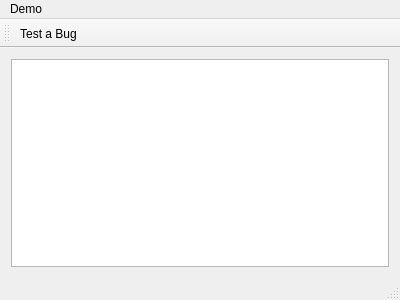
<?xml version="1.0" encoding="UTF-8"?>
<ui version="4.0">
 <class>MainWindow</class>
 <widget class="QMainWindow" name="MainWindow">
  <property name="geometry">
   <rect>
    <x>0</x>
    <y>0</y>
    <width>400</width>
    <height>300</height>
   </rect>
  </property>
  <property name="windowTitle">
   <string>MainWindow</string>
  </property>
  <widget class="QWidget" name="centralWidget">
   <layout class="QVBoxLayout" name="verticalLayout">
    <item>
     <widget class="QListWidget" name="listWidget"/>
    </item>
   </layout>
  </widget>
  <widget class="QMenuBar" name="menuBar">
   <property name="geometry">
    <rect>
     <x>0</x>
     <y>0</y>
     <width>400</width>
     <height>21</height>
    </rect>
   </property>
   <widget class="QMenu" name="menuDemo">
    <property name="title">
     <string>Demo</string>
    </property>
    <addaction name="actionTest"/>
   </widget>
   <addaction name="menuDemo"/>
  </widget>
  <widget class="QToolBar" name="mainToolBar">
   <attribute name="toolBarArea">
    <enum>TopToolBarArea</enum>
   </attribute>
   <attribute name="toolBarBreak">
    <bool>false</bool>
   </attribute>
   <addaction name="actionTest"/>
  </widget>
  <widget class="QStatusBar" name="statusBar"/>
  <action name="actionTest">
   <property name="text">
    <string>Test a Bug</string>
   </property>
  </action>
 </widget>
 <layoutdefault spacing="6" margin="11"/>
 <resources/>
 <connections/>
</ui>
